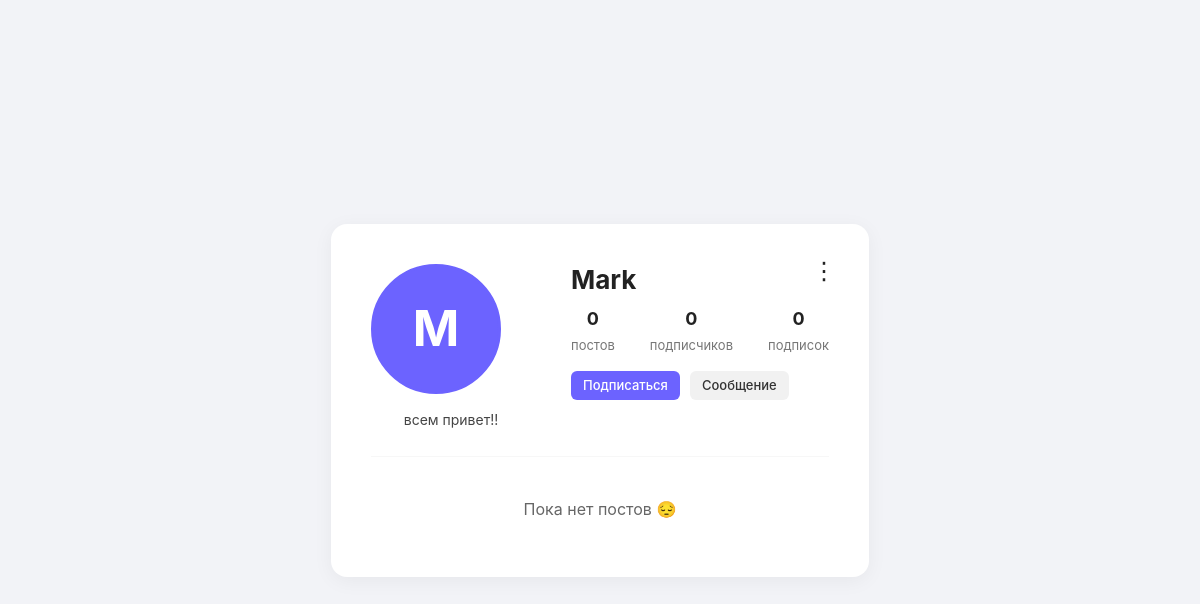
The page /profile-user/2/ on the database as committed earlier.
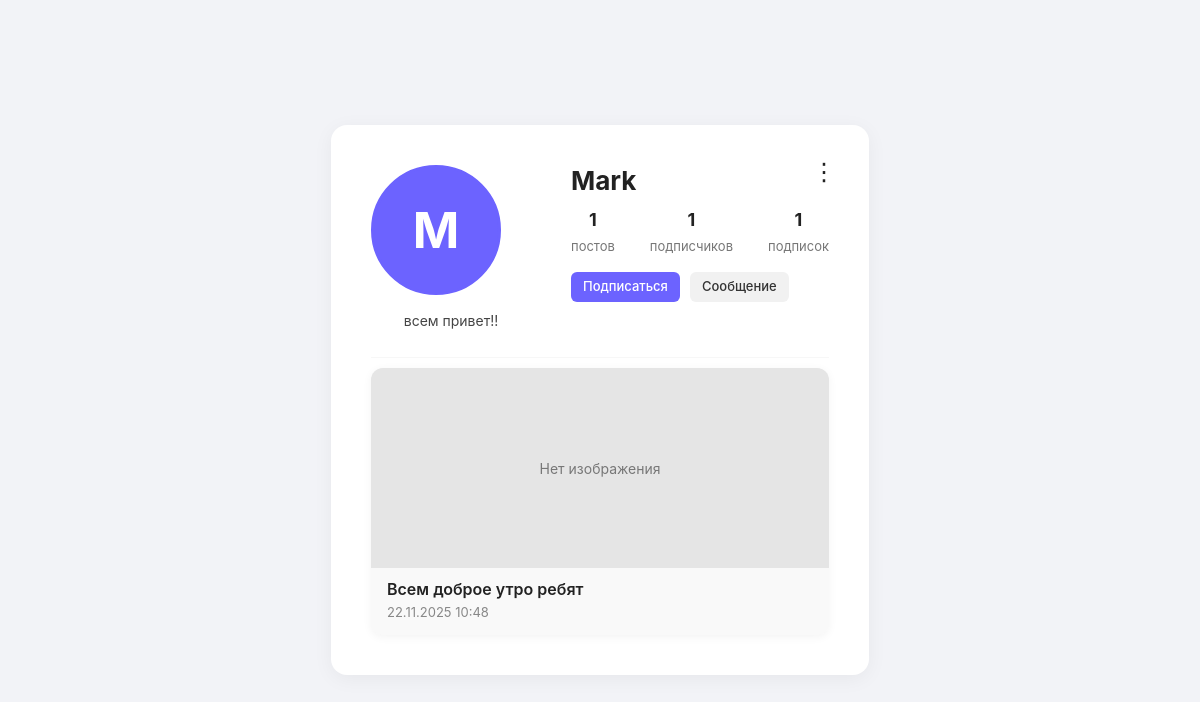
The same page on the database as committed later.
### LooplyApp/models.py (models this page shows, shortened)
class User(AbstractUser):
    ROLE_CHOICES = [
        ('user', 'Пользователь'),
        ('moder', 'Модератор'),
        ('admin', 'Администратор'),
    ]
    username = models.CharField(max_length=50, unique=True)
    email = models.EmailField(unique=True)
    avatar = models.ImageField(null=True, blank=True)
    bio = models.CharField(null=True, blank=True, max_length=150)
    role = models.CharField(max_length=20, choices=ROLE_CHOICES, default='user')
    USERNAME_FIELD = 'username'
    REQUIRED_FIELDS = ['email']

class Post(models.Model):
    author = models.ForeignKey(User, on_delete=models.CASCADE, related_name='posts')
    title = models.CharField(max_length=150)
    content = models.CharField(null=True, blank=True)
    photos = models.ImageField(upload_to='posts/', blank=True, null=True)
    created_at = models.DateTimeField(auto_now_add=True)

### LooplyApp/views.py (the view)
# urls.py: path("profile-user/<int:user_id>/", views.profile_userView, name="profile_user"),
def profile_userView(request, user_id):
    profile_user = get_object_or_404(User, id=user_id)
    posts = Post.objects.filter(author=profile_user)
    is_following = False
    if request.user.is_authenticated:
        is_following = Follow.objects.filter(follower=request.user, following=profile_user).exists()
    context = {
        'profile_user': profile_user,
        'posts': posts,
        'is_following': is_following,
    }
    return render(request, 'account/profile_user.html', context)

### templates/account/profile_user.html (shortened to what this page needs)
{% extends "base.html" %}
{% load static %}
{% block content %}
<div class="profile-container">
  <div class="menu-dots" onclick="toggleMenu()">⋮</div>
  <div class="profile-header">
    <div class="avatar-section">
      {% if profile_user.profile.avatar %}
        <img src="{{ profile_user.profile.avatar.url }}" class="profile-avatar">
      {% else %}
        <div class="profile-avatar fallback" style="background: {{ profile_user.profile.color|default:'#6c63ff' }}">
          {{ profile_user.username|first|upper }}
        </div>
      {% endif %}
      {% if profile_user.bio %}
        <p class="profile-bio">{{ profile_user.bio }}</p>
      {% else %}
        <p class="profile-bio-empty">Добавьте описание профиля</p>
      {% endif %}
    </div>
    <div class="profile-info">
      <h1 class="username">{{ profile_user.username }}</h1>
      <div class="stats">
        <div><strong>{{ posts|length|default:0 }}</strong><span>постов</span></div>
        <div><strong>{{ profile_user.followers.count }}</strong><span>подписчиков</span></div>
        <div><strong>{{ profile_user.following.count }}</strong><span>подписок</span></div>
      </div>
      <div class="profile-actions">
        {% if request.user != profile_user %}
            {% if is_following %}
                <a href="{% url 'unfollow_user' profile_user.id %}" class="btn-edit">Отписаться</a>
            {% else %}
                <a href="{% url 'follow_user' profile_user.id %}" class="btn-edit">Подписаться</a>
            {% endif %}
        {% endif %}
        <button class="btn-share">Сообщение</button>
      </div>
    </div>
  </div>
  <hr class="divider">
  <div class="posts-section">
    {% if posts %}
      <div class="posts-grid">
        {% for post in posts %}
          <a href="{% url 'post_detail' post.id %}" class="post-card">
            {% if post.image %}
              <img src="{{ post.image.url }}" class="post-image">
            {% else %}
              <div class="no-image">Нет изображения</div>
            {% endif %}
            <div class="post-overlay">
              <h3>{{ post.title }}</h3>
              <p>{{ post.created_at|date:"d.m.Y H:i" }}</p>
            </div>
          </a>
        {% endfor %}
      </div>
    {% else %}
      <p class="no-posts">Пока нет постов 😔</p>
    {% endif %}
  </div>
</div>
{% endblock %}

Rows that differ between the two databases and show on the page:
changed User "Mark": followers.count "0" → "1"; following.count "0" → "1"
added Post: title "Всем доброе утро ребят", created_at "22.11.2025 10:48"
Other text that changed with them:
{{ posts|length|default:0 }}: "0" → "1"
text no longer shown: "Пока нет постов 😔"
